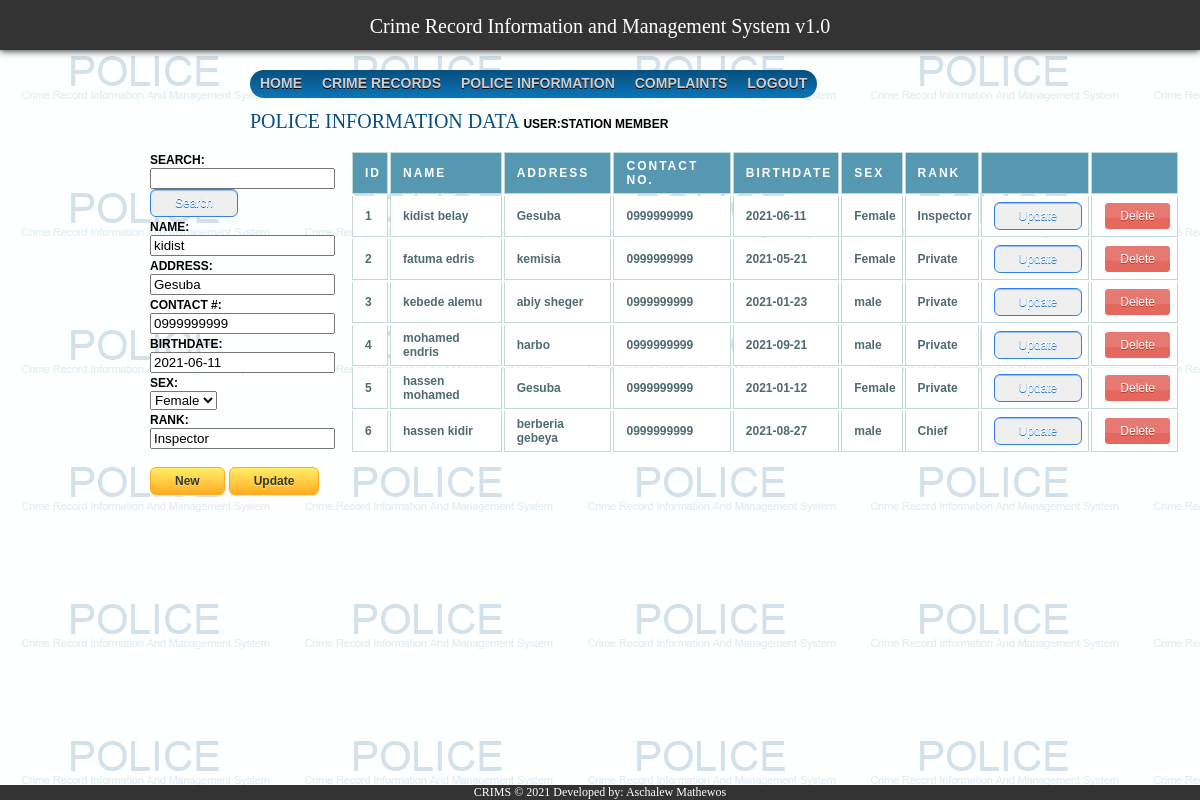
/police_records.php?id=1&status=update, run on the app's committed database.
### tables this page shows
CREATE TABLE `police_office` (
  `id` int(11) NOT NULL AUTO_INCREMENT,
  `name` varchar(255) NOT NULL,
  `address` text NOT NULL,
  `contact_no` varchar(50) DEFAULT NULL,
  `birthdate` date DEFAULT NULL,
  `sex` varchar(10) NOT NULL,
  `rank` varchar(50) DEFAULT NULL,
  PRIMARY KEY (`id`)
);

### police_records_grid.php (the view, shortened to what this page needs)
<?php
$con=mysqli_connect("localhost","root","","crimsdb");
if( isset( $_POST['txtsearch'] ) )
{
  $txtsearch = $_POST['txtsearch'];
  $result = mysqli_query($con,"SELECT * FROM police_office where name like '%$txtsearch%' or address like '%$txtsearch%' or contact_no like '%$txtsearch%' or sex like '%$txtsearch%' or rank like '%$txtsearch%'");
}
else
  $result = mysqli_query($con,"SELECT * FROM police_office");
  echo "<table>
  <tr>
  <th>ID</th>
  <th>Name</th>
  <th>Address</th>
  <th>Contact No.</th>
  <th>Birthdate</th>
  <th>Sex</th>
  <th>Rank</th>
  <th></th>
  <th></th>
  </tr>";
  while($row = mysqli_fetch_array($result)) {
    $ID = $row['id'];
    echo "<tr>";
    echo "<td>" . $row['id'] . "</td>";
    echo "<td>" . $row['name'] . "</td>";
    echo "<td>" . $row['address'] . "</td>";
    echo "<td>" . $row['contact_no'] . "</td>";
    echo "<td>" . $row['birthdate'] . "</td>";
    echo "<td>" . $row['sex'] . "</td>";
    echo "<td>" . $row['rank'] . "</td>";
    echo "<td><a href='police_records.php?id=$ID&status=update'> <button class='updateButton'> Update </button></a></td>";
    echo "<td><a href='police_records.php?id=$ID&status=delete'> <button class='deleteButton'> Delete </button></a></td>";
    echo "</tr>";
  }
  echo "</table>";
?>

### police_records_form.php (shortened to what this page needs)
<?php
	if( isset( $_POST['new'] ) )
	{
		$name = $_POST['name'];
		$address = $_POST['address'];
		$contact_no = $_POST['contact_no'];
		$birthdate = $_POST['birthdate'];
		$sex = $_POST['gender'];
		$rank = $_POST['rank'];
		$sqlString = "insert into police_office (name, address, contact_no, birthdate, sex, rank) values ('$name', '$address', '$contact_no', '$birthdate', '$sex', '$rank')";
		mysql_query($sqlString) or die(mysql_error());
		header("Location: police_records.php");
	}
	else if( isset($_GET['status'] )){
		$ID = $_GET['id'];
		if( $_GET['status']== 'update'){
			$result = mysql_query("SELECT * FROM police_office WHERE ID='$ID'");
			$data = mysql_fetch_object( $result );
			echo "
				<form name='input' action='police_records.php?id=$ID' method='post'>
				<label>Name: </label><br><input value=$data->name type='text' name='name' required autofocus><br>
				<label>Address: </label><br><input value=$data->address type='text' name='address' required autofocus><br>
				<label>Contact #: </label><br><input value=$data->contact_no type='text' name='contact_no' required autofocus><br>
				<label>Birthdate: </label><br><input value=$data->birthdate type='text' name='birthdate' required autofocus><br>
				<label>Sex:</label> <br>
				<select name='gender'>";
					if($data->sex=='Male')
					{
						echo "<option value='Male' selected>Male</option>
							 <option value='Female'>Female</option>";
					}
					else
					{
						echo "<option value='Male'>Male</option>
							<option value='Female' selected>Female</option>";
					}
			echo"</select>
				<br>
				<label>Rank: </label><br><input value=$data->rank type='text' name='rank' required autofocus><br>
				<br>
				<a href='police_records.php'> <button class='myButton'> New </button></a>
				<input class='myButton' name='update' type='submit' value='Update'>
				</form>
			";
		}
		else if( $_GET['status'] == 'delete'){
			mysql_query("DELETE FROM police_office where ID='$ID'");
			header("Location: police_records.php");
		}
	}
?>

### css/main.css (style rules this page uses)
body { background-image:url("../images/crims.png") !important; background-attachment:fixed; }
label { font: bold 12px "Trebuchet MS", Verdana, Arial, Helvetica, sans-serif; color:black; text-transform: uppercase; }

### css/report_style.css (style rules this page uses)
table { font: bold 12px "Trebuchet MS", Verdana, Arial, Helvetica, sans-serif; }
th { color: white; border: 1px solid #C1DAD7; letter-spacing: 2px; text-transform: uppercase; text-align: left; padding: 6px 6px 6px 12px; background: #5698b2; }
td { border-left: 1px solid #C1DAD7; border-right: 1px solid #C1DAD7; border-bottom: 1px solid #C1DAD7; background: #fff; padding: 6px 6px 6px 12px; color: #4f6b72; }
.deleteButton { -moz-box-shadow:inset 0px 39px 0px -24px #e67a73; -webkit-box-shadow:inset 0px 39px 0px -24px #e67a73; box-shadow:inset 0px 39px 0px -24px #e67a73; background-color:#e4685d; -moz-border-radius:4px; -webkit-border-radius:4px; border-radius:4px; border:1px solid #ffffff; display:inline-block; cursor:pointer; color:#ffffff; font-family:arial; font-size:12px; padding:6px 15px; text-decoration:none; text-shadow:0px 1px 0px #b23e35; }
.updateButton { -moz-box-shadow:inset 0px 1px 0px 0px #97c4fe; box-shadow:inset 0px 1px 0px 0px #97c4fe; background:-moz-linear-gradient(top, #3d94f6 5%, #1e62d0 100%); -moz-border-radius:6px; border-radius:6px; border:1px solid #337fed; display:inline-block; cursor:pointer; color:#ffffff; font-family:arial; font-size:12px; padding:6px 24px; text-decoration:none; text-shadow:0px 1px 0px #1570cd; }
.myButton { -moz-box-shadow: 0px 1px 0px 0px #fff6af; box-shadow: 0px 1px 0px 0px #fff6af; background:-moz-linear-gradient(top, #ffec64 5%, #ffab23 100%); background:linear-gradient(to bottom, #ffec64 5%, #ffab23 100%); background-color:#ffec64; -moz-border-radius:6px; border-radius:6px; border:1px solid #ffaa22; display:inline-block; cursor:pointer; color:#333333; font-family:arial; font-size:12px; font-weight:bold; padding:6px 24px; text-decoration:none; text-shadow:0px 1px 0px #ffee66; }

### data on the page
police_office: address "Gesuba", contact_no "0999999999", birthdate "2021-06-11", gender "Female", rank "Inspector", id "1", name "kidist belay", sex "Female"
police_office: id "2", name "fatuma edris", address "kemisia", contact_no "0999999999", birthdate "2021-05-21", sex "Female", rank "Private"
police_office: id "3", name "kebede alemu", address "abiy sheger", contact_no "0999999999", birthdate "2021-01-23", sex "male", rank "Private"
police_office: id "4", name "mohamed endris", address "harbo", contact_no "0999999999", birthdate "2021-09-21", sex "male", rank "Private"
police_office: id "5", name "hassen mohamed", address "Gesuba", contact_no "0999999999", birthdate "2021-01-12", sex "Female", rank "Private"
police_office: id "6", name "hassen kidir", address "berberia gebeya", contact_no "0999999999", birthdate "2021-08-27", sex "male", rank "Chief"
